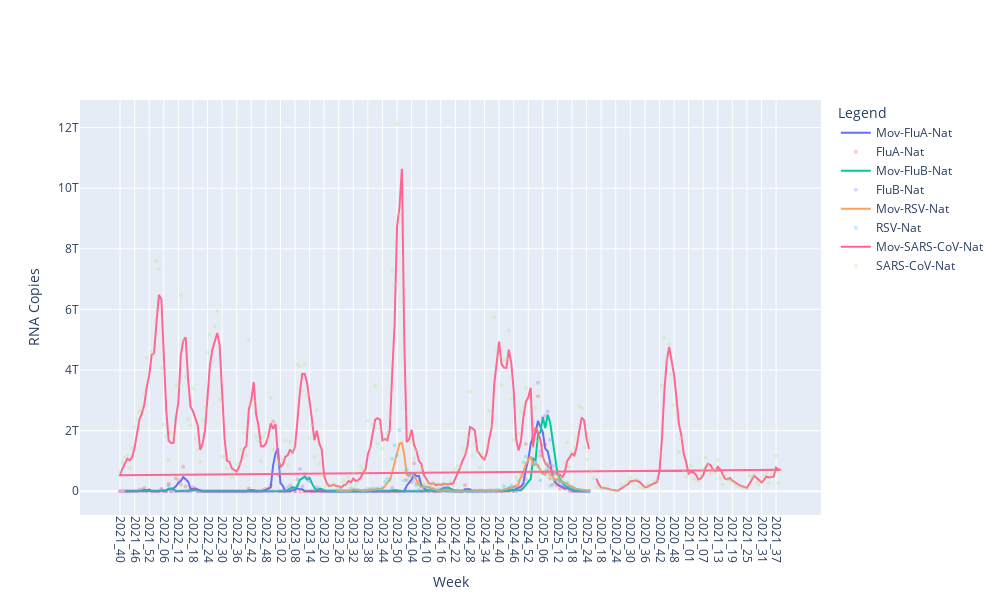

Notebook code cell kept with this figure:
### Markdown cell above
## plot national all

### Code cell
fig = make_subplots()

# FluA
fig.add_trace(go.Scatter(
    x=df_flu['yyyy-w (Flu)'], y=df_flu['Mov-FluA-Nat'],
    mode='lines', name='Mov-FluA-Nat'
))
fig.add_trace(go.Scatter(
    x=df_flu['yyyy-w (Flu)'], y=df_flu['FluA-Nat'],
    mode='markers', name='FluA-Nat', opacity=0.3, marker=dict(size=4)
))

# FluB
fig.add_trace(go.Scatter(
    x=df_flu['yyyy-w (Flu)'], y=df_flu['Mov-FluB-Nat'],
    mode='lines', name='Mov-FluB-Nat'
))
fig.add_trace(go.Scatter(
    x=df_flu['yyyy-w (Flu)'], y=df_flu['FluB-Nat'],
    mode='markers', name='FluB-Nat', opacity=0.3, marker=dict(size=4)
))

# RSV
fig.add_trace(go.Scatter(
    x=df_rsv['yyyy-w (RSV)'], y=df_rsv['Mov-RSV-Nat'],
    mode='lines', name='Mov-RSV-Nat'
))
fig.add_trace(go.Scatter(
    x=df_rsv['yyyy-w (RSV)'], y=df_rsv['RSV-Nat'],
    mode='markers', name='RSV-Nat', opacity=0.3, marker=dict(size=4)
))

# SARS-CoV
fig.add_trace(go.Scatter(
    x=df_sars['yyyy-w (SARS-CoV)'], y=df_sars['Mov-SARS-CoV-Nat'],
    mode='lines', name='Mov-SARS-CoV-Nat'
))
fig.add_trace(go.Scatter(
    x=df_sars['yyyy-w (SARS-CoV)'], y=df_sars['SARS-CoV-Nat'],
    mode='markers', name='SARS-CoV-Nat', opacity=0.3, marker=dict(size=4)
))

fig.update_layout(
    width=1000, height=600,
    xaxis_title='Week',
    yaxis_title='RNA Copies',
    legend_title='Legend'
)
fig.update_xaxes(tickangle=90)
fig.show()
